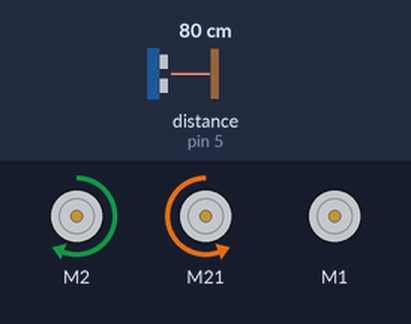
A sketch run on a simulated Arduino Uno, built with avr-gcc and run on an emulated ATmega328P. Shown: 3 × DC motor (green arrow = forward, orange = backward, longer = faster). Inputs (shaded band) come from the test bench; at power-on: distance to the obstacle (sensor on pin 5) 80 cm.

Above: at 1.2 s.
1.3 s: distance to the obstacle (sensor on pin 5) set to 9 cm
At 2.7 s:
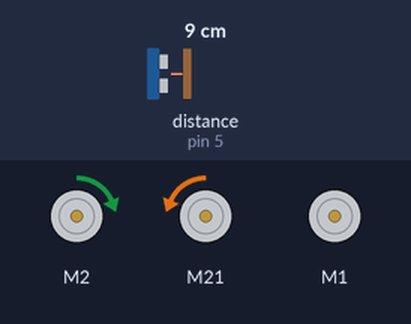
3.3 s: distance to the obstacle (sensor on pin 5) set to 18 cm
At 4.2 s:
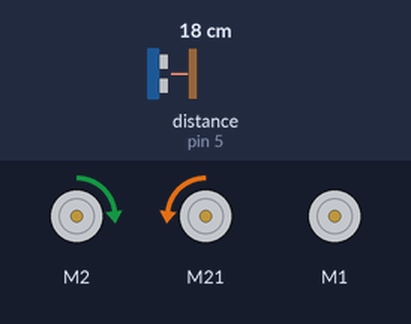
4.8 s: distance to the obstacle (sensor on pin 5) set to 35 cm
At 6.0 s:
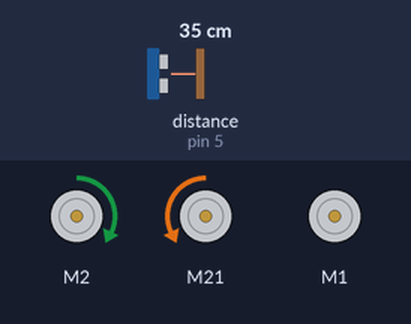
6.3 s: distance to the obstacle (sensor on pin 5) set to 60 cm
At 7.5 s:
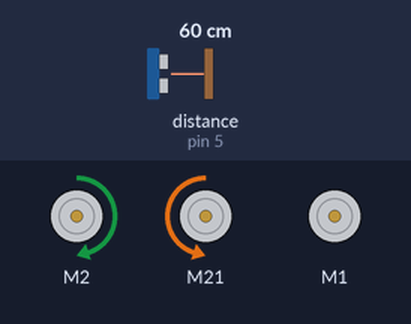
7.8 s: distance to the obstacle (sensor on pin 5) set to 120 cm
At 8.4 s:
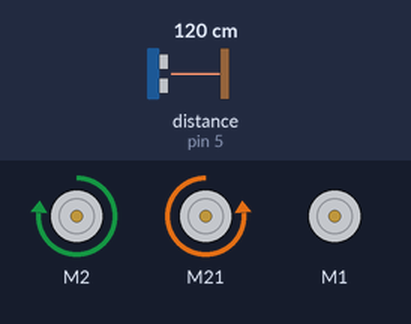
9.4 s: distance to the obstacle (sensor on pin 5) set to 97 cm
At 10.7 s:
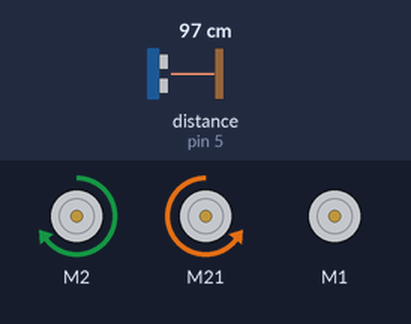
Timing chart, 0 to 12.0 s (numbered marks = the images above; inputs shaded):
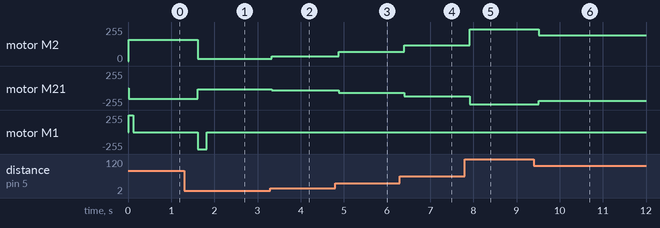

Measured:
- after the input at 1.3 s, motor M2: forward 160/255 → forward 18/255 after 0.32 s; motor M21: backward 160/255 → backward 18/255 after 0.32 s
- after the input at 3.3 s, motor M2: forward 18/255 → forward 36/255 at once; motor M21: backward 18/255 → backward 36/255 at once
- after the input at 4.8 s, motor M2: forward 36/255 → forward 70/255 after 0.08 s; motor M21: backward 36/255 → backward 70/255 after 0.08 s
- after the input at 6.3 s, motor M2: forward 70/255 → forward 120/255 after 0.10 s; motor M21: backward 70/255 → backward 120/255 after 0.10 s
- after the input at 7.8 s, motor M2: forward 120/255 → forward 240/255 after 0.12 s; motor M21: backward 120/255 → backward 240/255 after 0.12 s
- after the input at 9.4 s, motor M2: forward 240/255 → forward 194/255 after 0.11 s; motor M21: backward 240/255 → backward 194/255 after 0.11 s

The sketch:

follower.ino
```cpp
#include "MeMegaPi.h"

MeMegaPiDCMotor direction_motor(PORT1B);
MeMegaPiDCMotor stepper1_motor(PORT2B);
MeMegaPiDCMotor stepper2_motor(PORT3B);

MeUltrasonicSensor ultrasonic(5);

boolean first = false;
boolean second = false;

uint8_t motorSpeed = 100;
uint8_t degree = 0;

void setup() {
  Serial.begin(9600);
}

float distance() {
  float distance = 0;
  int tried = 5;
  for (int i = 1; i <= 3; ++i) {
    float res = ultrasonic.distanceCm();
    if ((res <= 400 && res >= 300) or (res <= 6)) {
      --i;
      --tried;
      continue;
    }
    if (tried == 0) {
      break;
    }
    distance += res;
  }
  return distance / 3;
}

void turnDegree(int d) {
  if (d > 0) {
    direction_motor.run(255);
    delay(d / 5 * 100);
  }
  else {
    direction_motor.run(-255);
    delay((-d) / 5 * 100);
  }
  direction_motor.stop();
}

void goFurther(int d) {
  stepper1_motor.run(d * 2 > 255 ? 255 : d * 2);
  stepper2_motor.run(-d * 2 < -255 ? -255 : -d * 2);
  delay(100);
}

void turnWithGoing(int deg, int dis) {
  stepper1_motor.run(dis * 2 > 255 ? 255 : dis * 2);
  stepper2_motor.run(-dis * 2 < -255 ? -255 : -dis * 2);
  if (deg > 0) {
    direction_motor.run(255);
    delay(deg / 5 * 100);
  }
  else {
    direction_motor.run(-255);
    delay(-deg / 5 * 100);
  }
  direction_motor.stop();
  delay(500);
}

void loop() {
  if (!first && !second) {
    turnWithGoing(5, distance());
    first = true;
    delay(1000);
  }
  else if (first && !second) {
    turnWithGoing(-10, distance());
    second = true;
    delay(1000);
  }
  else {
    if (distance() > 100) {
      degree += 5;
    }
    goFurther(distance());
  }
}
```
